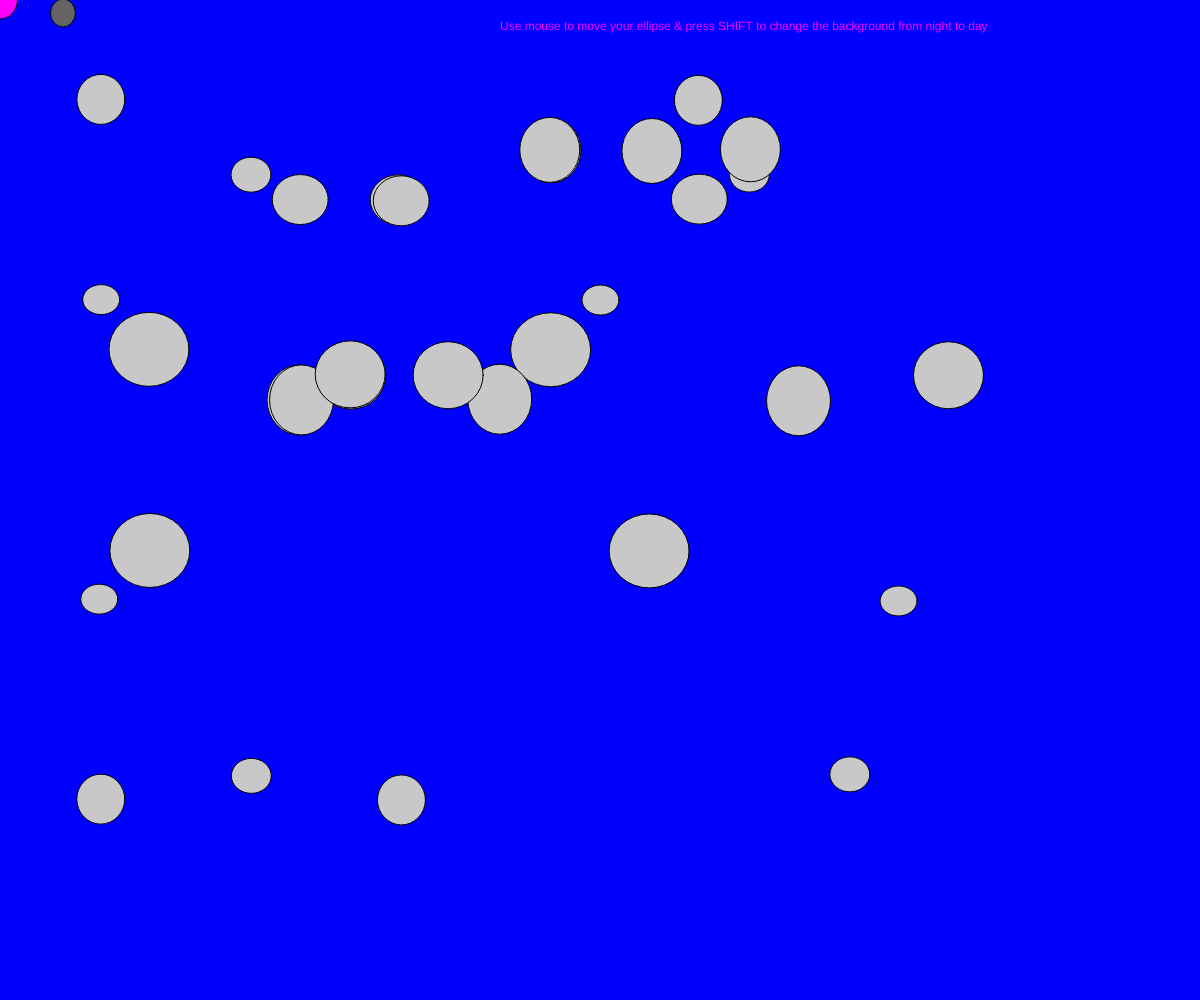
Frame 1 (no input)
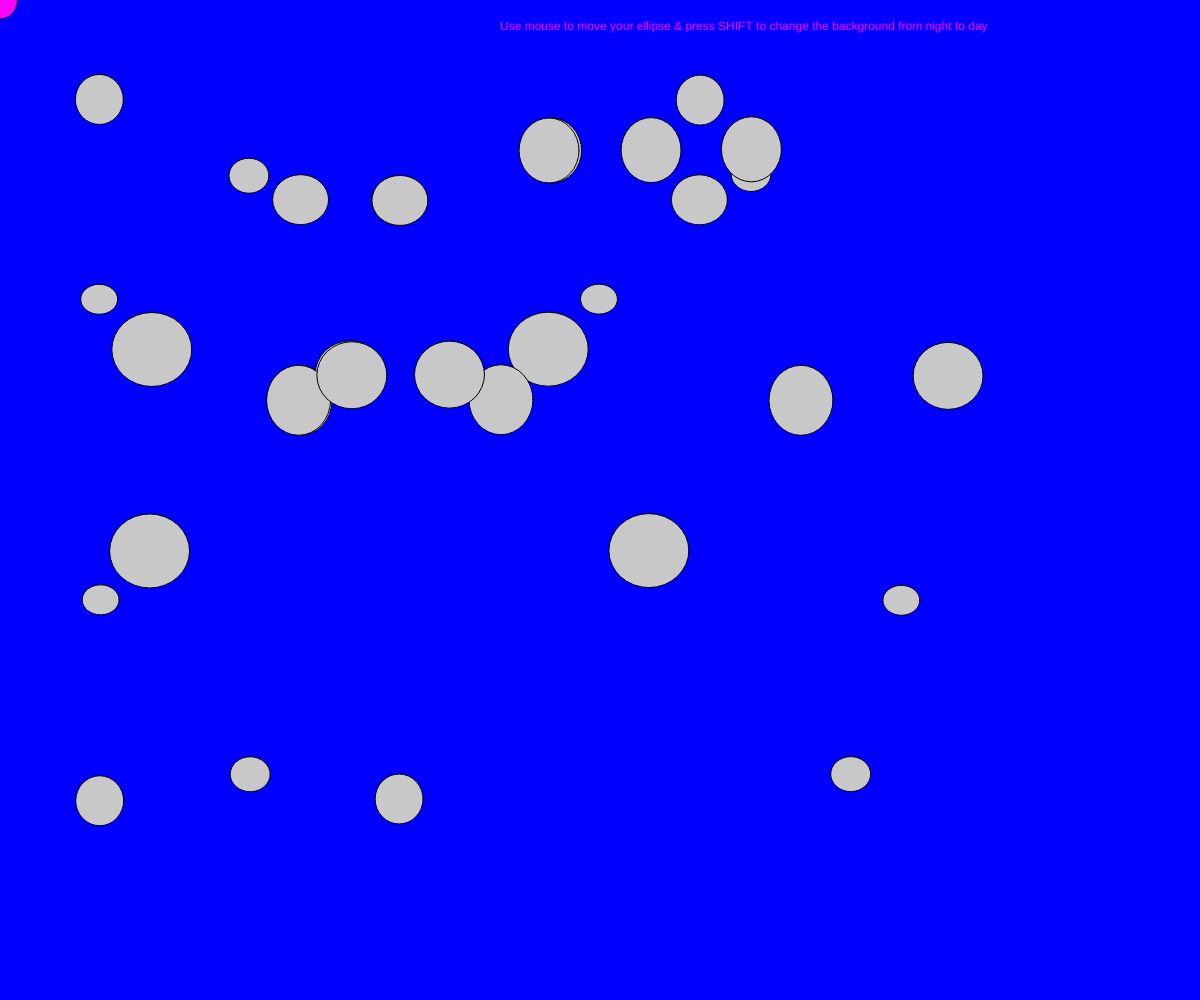
Frame 60 (no input)
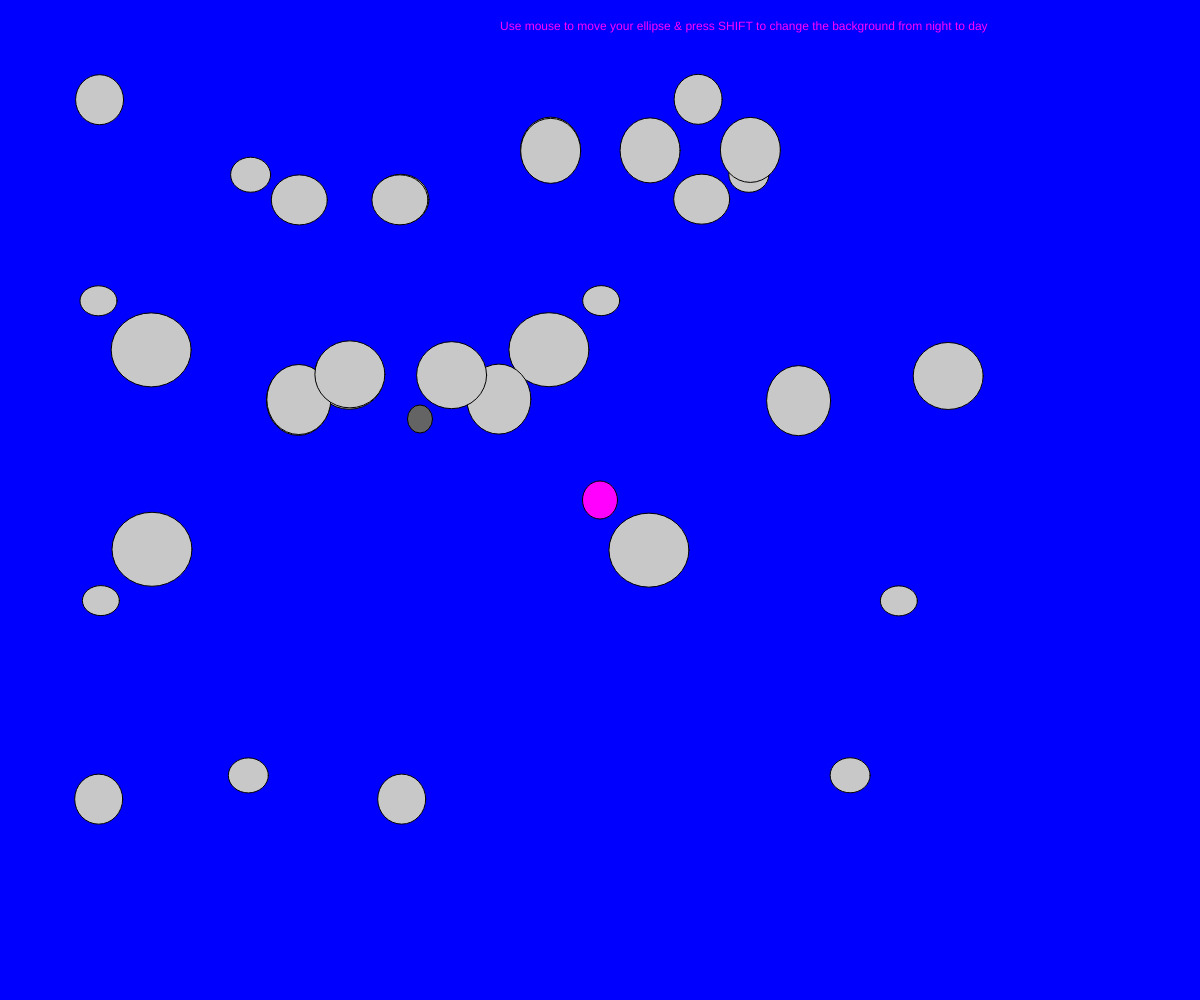
Frame 120 (the mouse pressed at the canvas centre since frame 60)

The p5.js sketch that drew these frames (run headless with seeded random() and noise() and a simulated clock; from frame 60 on, the mouse is pressed at the canvas centre):

// p5.js sketch
// ── sketch.js

	var bubbleX = 70;
	var bubbleY = 20;
	var speed = 7;
	var bg ="blue";

	function setup() {
		createCanvas(windowWidth, windowHeight);
	}

	function draw() {
		background(bg);

		if (bubbleX < mouseX){
			bubbleX +=speed;
		}

		if (bubbleX > mouseX){
			bubbleX-=speed;
		}


		if (bubbleY < mouseY){
			bubbleY+=speed;
		}

		if (bubbleY > mouseY){
			bubbleY-=speed;
		}

		fill(100,100,100);
		ellipse(bubbleX, bubbleY,25,28);


		fill("magenta");
		ellipse(mouseX, mouseY,35,38);


		fill("magenta");
		text("Use mouse to move your ellipse & press SHIFT to change the background from night to day",500,30);


		if(bg == "blue"){
			fill(200,200,200);
			ellipse(100+random(-2,2),100+random(-1,1),48,50);
			ellipse(250+random(-2,2),175+random(-1,1),40,35);
			ellipse(100+random(-2,2),300+random(-1,1),37,30);
			ellipse(150+random(-2,2),350+random(-1,1),80,74);
      ellipse(300+random(-2,2),400+random(-1,1),64,70);
			ellipse(350+random(-2,2),375+random(-1,1),70,67);
			ellipse(400+random(-2,2),200+random(-1,1),56,50);
			ellipse(550+random(-2,2),150+random(-1,1),60,65);
      ellipse(100+random(-2,2),800+random(-1,1),48,50);
			ellipse(250+random(-2,2),775+random(-1,1),40,35);
			ellipse(100+random(-2,2),600+random(-1,1),37,30);
			ellipse(150+random(-2,2),550+random(-1,1),80,74);
      ellipse(300+random(-2,2),400+random(-1,1),64,70);
			ellipse(350+random(-2,2),375+random(-1,1),70,67);
			ellipse(400+random(-2,2),200+random(-1,1),56,50);
			ellipse(550+random(-2,2),150+random(-1,1),60,65);
      ellipse(700+random(-2,2),100+random(-1,1),48,50);
      ellipse(750+random(-2,2),175+random(-1,1),40,35);
      ellipse(600+random(-2,2),300+random(-1,1),37,30);
      ellipse(550+random(-2,2),350+random(-1,1),80,74);
      ellipse(800+random(-2,2),400+random(-1,1),64,70);
      ellipse(950+random(-2,2),375+random(-1,1),70,67);
      ellipse(700+random(-2,2),200+random(-1,1),56,50);
      ellipse(650+random(-2,2),150+random(-1,1),60,65);
      ellipse(400+random(-2,2),800+random(-1,1),48,50);
      ellipse(850+random(-2,2),775+random(-1,1),40,35);
      ellipse(900+random(-2,2),600+random(-1,1),37,30);
      ellipse(650+random(-2,2),550+random(-1,1),80,74);
      ellipse(500+random(-2,2),400+random(-1,1),64,70);
      ellipse(450+random(-2,2),375+random(-1,1),70,67);
      ellipse(300+random(-2,2),200+random(-1,1),56,50);
      ellipse(750+random(-2,2),150+random(-1,1),60,65);
		}
	}

	function keyPressed() {

	  if(keyCode === SHIFT){

	  	if(bg == "blue"){
	  		bg = "yellow";
	  	} else if (bg=="yellow"){
	  		bg = "blue";
	  	}
	  }

	}
